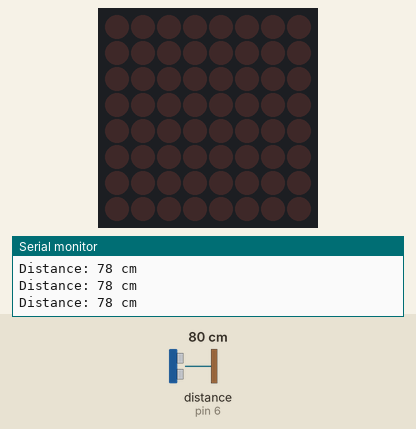
This sketch was run on a simulated Arduino Uno, built with avr-gcc and run on an emulated ATmega328P. Parts: 8×8 LED matrix, the last lines printed to the serial monitor. Wiring (inferred from the names in the program): ultrasonic range finder: trigger pin 7; echo pin 6. The inputs (shaded band) are chosen by the test bench; at power-on: distance to the obstacle (sensor on pin 6) 80 cm. The echo pulse lasts 58.3 µs per cm.

Above: at 1.2 s.
1.3 s: distance to the obstacle (sensor on pin 6) set to 2 cm
At 2.6 s:
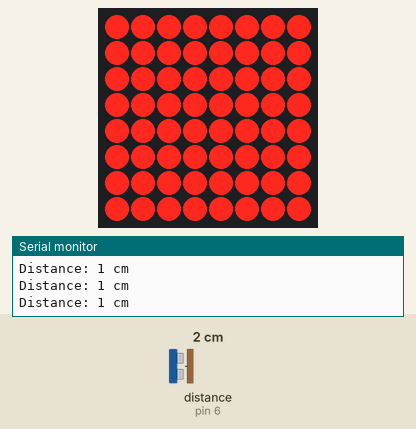
2.9 s: distance to the obstacle (sensor on pin 6) set to 9 cm
At 3.2 s:
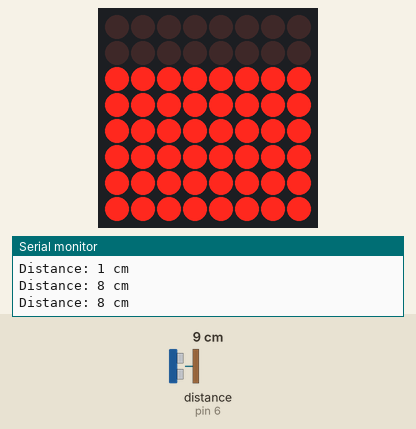
4.4 s: distance to the obstacle (sensor on pin 6) set to 18 cm
At 4.9 s:
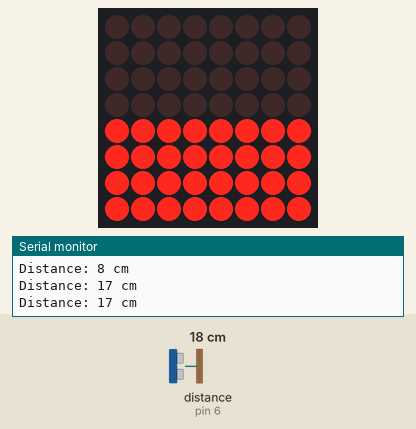
6.1 s: distance to the obstacle (sensor on pin 6) set to 250 cm
At 7.4 s:
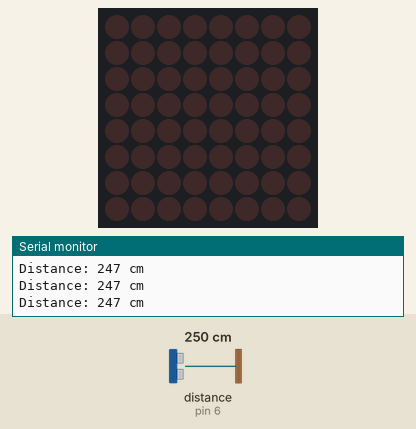
7.7 s: distance to the obstacle (sensor on pin 6) set to 18 cm
At 8.8 s:
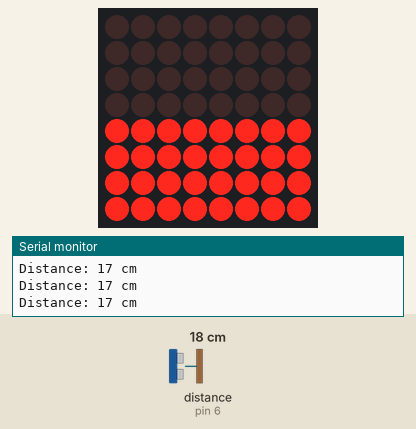
10.7 s: distance to the obstacle (sensor on pin 6) set to 5 cm
At 12.0 s:
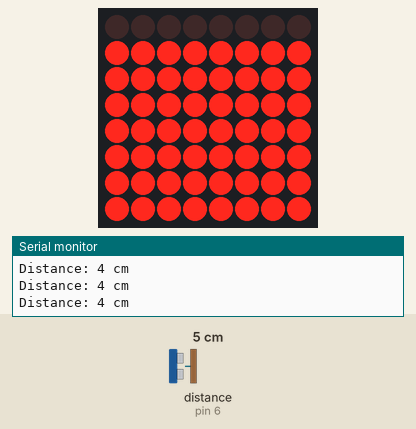
Timing chart, 0 to 13.7 s (numbered marks = the images above; inputs shaded):
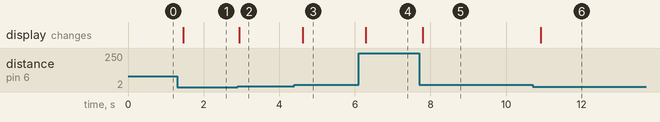

Measured:
- after the input at 1.3 s, the display: changes after 0.16 s (image 1)
- after the input at 2.9 s, the display: changes at once (image 2)
- after the input at 4.4 s, the display: changes after 0.22 s (image 3)
- after the input at 6.1 s, the display: changes after 0.19 s (image 4)
- after the input at 7.7 s, the display: changes after 0.09 s (image 5)
- after the input at 10.7 s, the display: changes after 0.21 s (image 6)

The sketch:

DistanceMatrix.ino
```cpp
#include <LedControl.h>

// MAX7219 pins
#define DIN 11
#define CS 10
#define CLK 13

// Ultrasonic sensor pins
#define TRIG_PIN 7
#define ECHO_PIN 6

LedControl lc = LedControl(DIN, CLK, CS, 1); // 1 matrix

void setup() {
  Serial.begin(9600);

  // Initialize MAX7219
  lc.shutdown(0, false);    // Wake up
  lc.setIntensity(0, 8);    // Brightness (0-15)
  lc.clearDisplay(0);

  // Ultrasonic pins
  pinMode(TRIG_PIN, OUTPUT);
  pinMode(ECHO_PIN, INPUT);
}

void loop() {
  // Read distance
  long duration, distance;
  digitalWrite(TRIG_PIN, LOW);
  delayMicroseconds(2);
  digitalWrite(TRIG_PIN, HIGH);
  delayMicroseconds(10);
  digitalWrite(TRIG_PIN, LOW);

  duration = pulseIn(ECHO_PIN, HIGH);
  distance = duration * 0.034 / 2; // cm

  Serial.print("Distance: ");
  Serial.print(distance);
  Serial.println(" cm");

  // Map distance (0–30 cm → 8 rows)
  int ledRows = map(distance, 0, 30, 8, 0);
  if (ledRows < 0) ledRows = 0;
  if (ledRows > 8) ledRows = 8;

  // Display bar graph (bottom to top)
  lc.clearDisplay(0);
  for (int row = 0; row < ledRows; row++) {
    for (int col = 0; col < 8; col++) {
      lc.setLed(0, 7 - row, col, true);  // bottom = row 7
    }
  }

  delay(200);
}
```
